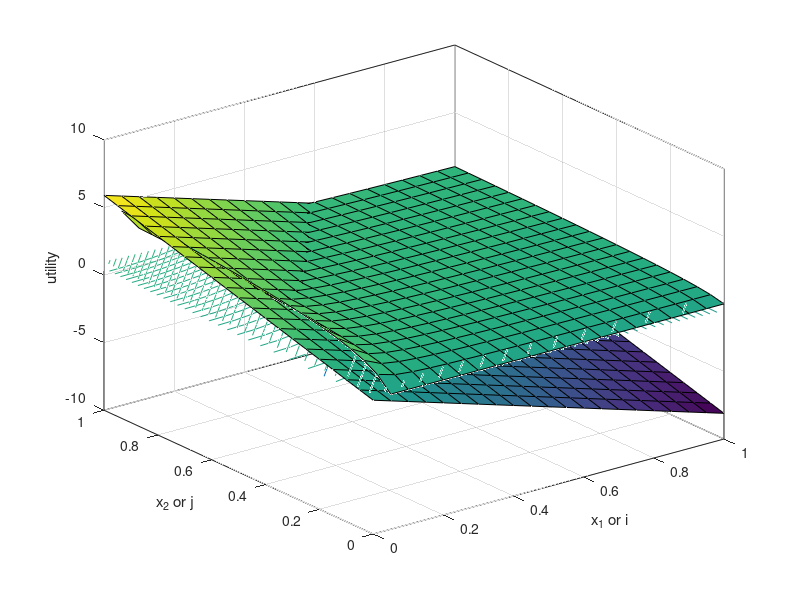

Reproduce this figure in MATLAB.
clear all

x = [0:1:100];
%y = [0:.7:300];
alpha = 0.3;
[X1,X2] = meshgrid(x, x);
for i =1:length(X1)
    for j=1:length(X1(1,:))
        Y1(i,j)=0;
        Y1(i,j) = i/j;
        if (Y1(i,j)<5)
            Y2(i,j) = 1;
        else
            Y2(i,j)= 0;
        end
    end

end

%surf(X1, X2, Y1)
%surf(X1,X2,Y2)
%%
x = 0:0.025:1;
[X,Y] = meshgrid(x);
Z = Y.*exp(-(X+0.3).^2-((Y).^2));
contour3(X,Y,Z,30)
xlabel('water')
ylabel('base')
zlabel('utility')
%%
hold off
clear all
x = 0:0.05:1;
[X,Y] = meshgrid(x);
Z = exp(-X+Y)/exp(1);
normZ = Z - min(Z(:));
normZ = normZ ./ max(normZ(:)); % *
contour3(X,Y,Z,50)
xlabel('water')
ylabel('base')
zlabel('utility')
hold on
%[t1,t2] = meshgrid(x);
%t2 = t2+log(0.4415);
%z = 1.2 * ones(1,21);
%t3 = meshgrid(z);

%surf(t1,t2,t3)
water = 0.3;
base = 0.3;
scatter(water,base);
u = 0.4415;
plot(x, (x+log(u)+1));
scatter(0.5*(-(log(u)+1)+water+base),0.5*((log(u)+1)+water+base))
%bod = [0.7;0.3];
%scatter(bod)
%plot(bod)
%%
x = 0:0.05:1;
[X,Y] = meshgrid(x);
Z = 0.5 * (-abs(X).^2+abs(Y).^2);
normZ = Z - min(Z(:));
normZ = normZ ./ max(normZ(:)); % *
contour3(X,Y,Z,50)
xlabel('water')
ylabel('base')
zlabel('utility')

%%
clear all
x = [0:.05:1];
[X1,X2] = meshgrid(x, x);
for i =1:length(X1)
    for j=1:length(X1(1,:))
        Y1(i,j)=0;
        Y1(i,j) = 0.1*log(i) /( 0.1*log(j));
        if (Y1(i,j)<1)
            Y2(i,j) = 1;
        else
            Y2(i,j)= 0;
        end
    end

end

surf(X1, X2, Y1)
%surf(X1,X2,Y2)
xlabel('x_1 or i')
ylabel('x_2 or j')
zlabel('utility')


%%
clear all
x = [-1:0.1:5];
plot(x, (0.5*log(x)) + 0.5*log(10));
%%


%%
clear all
x = [0:.05:1];
[X1,X2] = meshgrid(x, x);
for i =1:length(X1)
    for j=1:length(X1(1,:))
        Y1(i,j)=0;
        Y1(i,j) = 0.3*i - 0.4*j;
        if (Y1(i,j)<1)
            Y2(i,j) = 1;
        else
            Y2(i,j)= 0;
        end
    end

end

surf(X1, X2, Y1)
%surf(X1,X2,Y2)
xlabel('x_1 or i')
ylabel('x_2 or j')
zlabel('utility')


%%